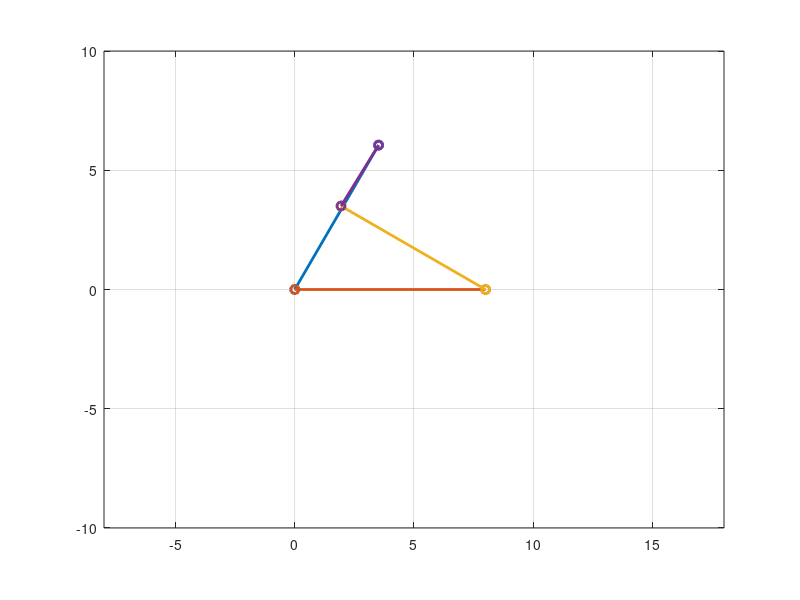

Write MATLAB code to recreate this figure.
clc; clearvars
l1 = 8 ; % ground link
l2 = 7 ; % crank 
l3 = 3 ; % coupler
l4 = 7 ; % rocker/follower

for t = 0:0.01:1
    omega3 = pi/4; omega3 = rad2deg(omega3);
    th3 = omega3*t;
    alpha3 = diff(omega3);
    
    A = 2*l3*l4*sin(th3);
    B = 2*l1*l4 + 2*l4*l3*cos(th3);
    C = (l2)^2 - [(l1)^2 + (l3)^2 + (l4^2) + 2*l1*l3*cos(th3)];
    
    th41 = 2*atan([A-sqrt(A^2+B^2-C^2)]/(B+C));
    th42 = 2*atan([A+sqrt(A^2+B^2-C^2)]/(B+C));
    
    D = 2*l2*l3*sin(th3);
    E = 2*l1*l2 + 2*l2*l3*cos(th3);
    F = (l1)^2 + (l2)^2 + (l3^2) - (l4)^2 + 2*l1*l3*cos(th3);
    
    th21 = 2*atan([D-sqrt(D^2+E^2-F^2)]/(E+F));
    th22 = 2*atan([D+sqrt(D^2+E^2-F^2)]/(E+F));
    
    Omega2 = ((l3*sin(th3-th42))/(l4*sin(th22-th42)))*omega3;
    Omega4 = ((l3*sin(th3-th22))/(l4*sin(th42-th22)))*omega3;
    
    alpha2 = (l4*Omega4^2-l2*Omega2^2-l3*omega3^2*sin(th3-th42))/(l2*sin(th22-th42));
    alpha4 = (l2*Omega2^2+l3*omega3^2*cos(th3-th22)-l4*Omega4^2*cos(th42-th22))/(l4*sin(th42-th22));
    
    plot([0 l2*cos(th22)],[0 l2*sin(th22)],'o-','linewidth',2); hold on
    plot([0 l1],[0 0],'o-','linewidth',2); hold on
    plot([l1 l1+l4*cos(th42)],[0 l4*sin(th42)],'o-','linewidth',2); hold on
    plot([l2*cos(th22) l2*cos(th22)+l3*cos(pi+th3)],[l2*sin(th22) l2*sin(th22)+l3*sin(pi+th3)],'o-','linewidth',2); hold off

    grid on
    axis(gca,'equal');
    axis([-8 18 -10 10])
    pause(0.1)
    drawnow
end